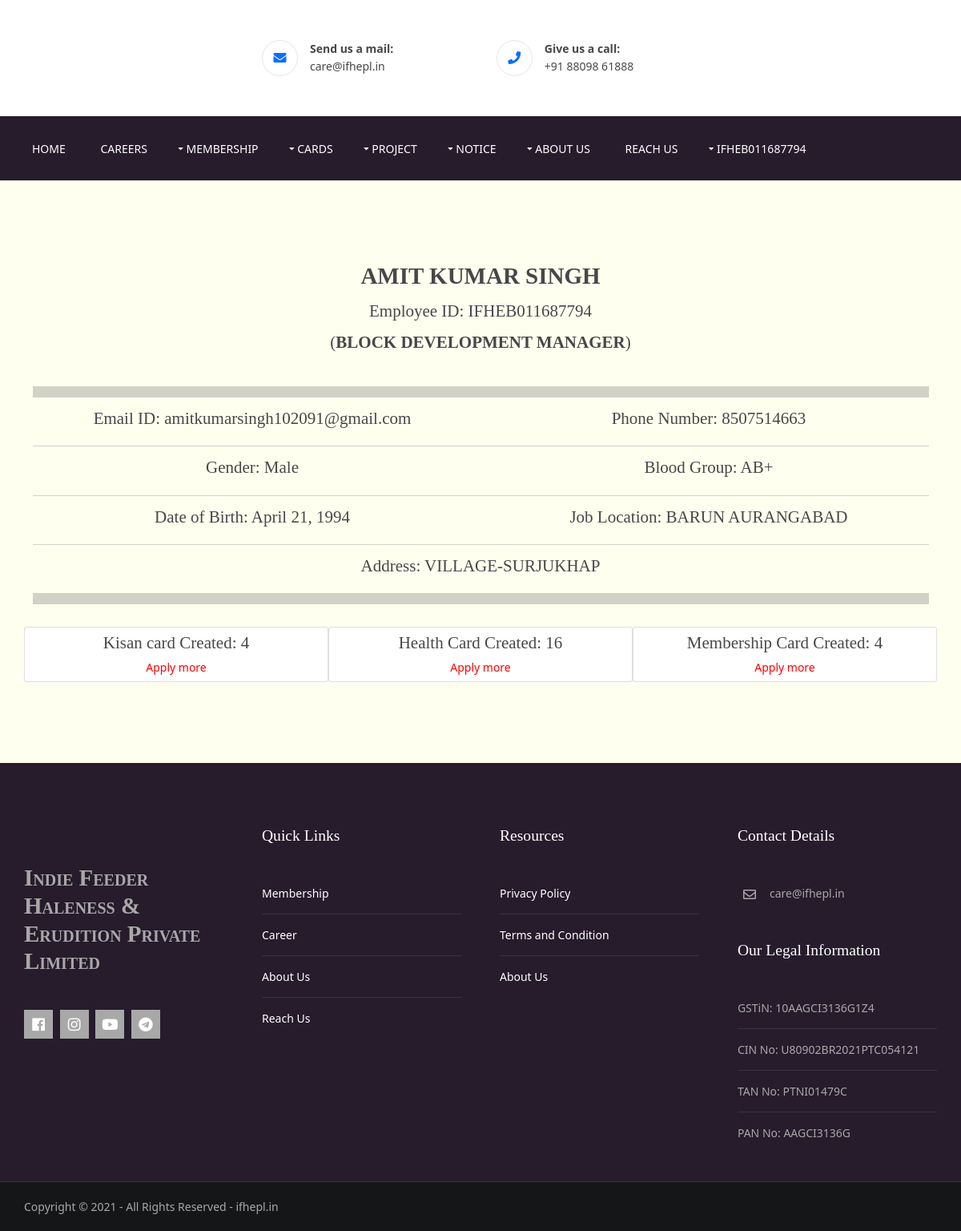
The app's page /profile (signed in) with its own data.
### EmployeeProfile/models.py (models this page shows)
class EmployeeProfile(models.Model):
    emmloyeeid = models.CharField(max_length=14, default="",unique=True,)
    email = models.CharField(max_length=100, unique=True,)
    user = models.OneToOneField(User, on_delete=models.CASCADE, related_name='profile')
    name = models.CharField(max_length=50, unique=False)
    phone_number = models.CharField(max_length=10, unique=True, null=False, blank=False)
    GENDER_CHOICES = (
        ('Male', 'Male'),
        ('Female', 'Female'),
    )
    gender = models.CharField(max_length=6, choices=GENDER_CHOICES)
    JOB_CHOICES = (
        ('DISTRICT DEVELOPMENT MANAGER', 'DISTRICT DEVELOPMENT MANAGER'),
        ('BLOCK DEVELOPMENT MANAGER', 'BLOCK DEVELOPMENT MANAGER'),
        ('FIELD EXECUTIVE', 'FIELD EXECUTIVE'),
        ('AGRICULTURAL ADVISOR', 'AGRICULTURAL ADVISOR'),
        ('COMPUTER TRAINER', 'COMPUTER TRAINER'),
        ('BEAUTICIAN', 'BEAUTICIAN'),
        ('TAILORING', 'TAILORING'),
        ('Office Boy/Peon', 'Office Boy/Peon'),
        ('Banking Trainer', 'Banking Trainer'),
        ('Regional Manager', 'Regional Manager'),
        ('Accountant/Cashier', 'Accountant/Cashier'),
        ('Receptionist', 'Receptionist'),
    )
    designation = models.CharField(max_length=32, choices=JOB_CHOICES)
    job_location = models.CharField(max_length=100, default="")
    bloodgroup = models.CharField(max_length=10, default="")
    dob = models.DateField()
    Address = models.CharField(max_length=500, default="")
    image = models.ImageField(upload_to="Employee", blank=True, null=True)
    total_health_card_created = models.IntegerField(default=0)
    total_kisan_card_created = models.IntegerField(default=0)
    total_membership_card_created = models.IntegerField(default=0)
    current_month_health_card_created = models.IntegerField(default=0)
    current_month_kisan_card_created = models.IntegerField(default=0)
    current_month_membership_card_created = models.IntegerField(default=0)
    previous_month_health_card_created = models.IntegerField(default=0)
    previous_month_kisan_card_created = models.IntegerField(default=0)
    previous_month_membership_card_created = models.IntegerField(default=0)
    class Meta:
        db_table = "profile"
        verbose_name_plural = "Employee Profiles"

### ifheplapp/views.py (the view)
# urls.py: path('profile', views.profile, name="profile"),
@login_required(login_url='/login')
def profile(request):
    profile = EmployeeProfile.objects.filter(user = request.user)
    for i in profile:
        kisan_count = len(KisanCard.objects.filter(employeeID = i.emmloyeeid))
        kisan_count = kisan_count if kisan_count else 0
        membership_count = len(Membership.objects.filter(employeeID = i.emmloyeeid))
        membership_count = membership_count if membership_count else 0
        health_count = len(HealthCard.objects.filter(employeeID = i.emmloyeeid))
        health_count = health_count if health_count else 0
    return render(request, "profile.html", {"profile":profile, "kisan_count": kisan_count, "membership_count": membership_count, "health_count": health_count})

### ifheplapp/templates/profile.html (shortened to what this page needs)
{% extends 'extends/base.html' %}
{% block body %}
<div class="row1" style="background-color: rgb(255, 255, 240);">
  <div class="container">
    <div class="my-2">
      {% for prof in profile %}
      <div class="prof-name">
        <h4 class="logoname my-3">{{prof.name}}</h4>
      </div>
      <div class="">
        <h4 class="text-center">Employee ID: {{prof.emmloyeeid}}</h4>
        <h4 class="mt-3 text-center">(<strong>{{prof.designation}}</strong>)</h4> <br>
      </div>
      <hr class="py-2">
      <div class="row">
        <div class="col-md-6 text-center">
          <h4>Email ID: {{prof.email}}</h4>
        </div>
        <div class="col-md-6 text-center">
          <h4>Phone Number: {{prof.phone_number}}</h4>
        </div>
      </div>
      <hr>
      <div class="row">
        <div class="col-md-6 text-center">
          <h4>Gender: {{prof.gender}}</h4>
        </div>
        <div class="col-md-6 text-center">
          <h4>Blood Group: {{prof.bloodgroup}}</h4>
        </div>
      </div>
      <hr>
      <div class="row">
        <div class="col-md-6 text-center">
          <h4>Date of Birth: {{prof.dob}}</h4>
        </div>
        <div class="col-md-6 text-center">
          <h4>Job Location: {{prof.job_location}}</h4>
        </div>
      </div>
      <hr>
      <div class="row">
        <div class="col-md text-center">
          <h4>Address: {{prof.Address}}</h4>
        </div>
      </div>
      <hr class="py-2">
      <div class="row py-3">
        <div class="col-md-4 text-center card py-2">
          <h4>Kisan card Created: {{kisan_count}}</h4>
          <a style="color: red;" href="/card/Kisan-Card/apply">Apply more</a>
        </div>
        <div class="col-md-4 text-center card py-2">
          <h4>Health Card Created: {{health_count}}</h4>
          <a style="color: red;" href="/card/Health-Card/apply">Apply more</a>
        </div>
        <div class="col-md-4 text-center card py-2">
          <h4>Membership Card Created: {{membership_count}}</h4>
          <a style="color: red;" href="/membership">Apply more</a>
        </div>
      </div>
      {% endfor %}
    </div>
  </div>
</div>
{% endblock body %}

### ifheplapp/templates/extends/base.html (shortened to what this page needs)
<!DOCTYPE html>
<html lang="">
<head>
  <link href="/static/styles/layout.css" rel="stylesheet" type="text/css" media="all">
  <link href="/static/styles/owl.carousel.min.css" rel="stylesheet" type="text/css" media="all">
  <link href="https://cdn.jsdelivr.net/npm/bootstrap@5.1.3/dist/css/bootstrap.min.css" rel="stylesheet"
>
</head>
<body id="top" onload="myFunction()">
  <div class="wrapper row0">
    <header id="header" class="hoc clear">
      <div id="logo" class="one_quarter first">
        <h1 class="logoname clear"><a href="/"><img src="/static/images/logo/logo.png" alt=""></a></h1>
      </div>
      <div class="three_quarter">
        <ul class="nospace clear">
          <li class="one_third first">
            <div class="block clear"><a href="mailto:care@ifhepl.in"><i class="fas fa-envelope"></i></a>
              <span><strong>Send us a
                  mail:</strong>care@ifhepl.in</span>
            </div>
          </li>
          <li class="one_third">
            <div class="block clear"><a href="tel:+918809861888"><i class="fas fa-phone"></i></a> <span><strong>Give us
                  a call:</strong>
                +91 88098 61888</span></div>
          </li>
        </ul>
      </div>
    </header>
  </div>
  <div class="wrapper row1" style="background-color: #261C2C">
    <div class="hoc clear">
      <nav id="mainav">
        <ul class="clear">
          <li class=""><a href="/">Home</a></li>
          <li><a href="/career">Careers</a>
          </li>
          <li><a class="drop">Membership</a>
          </li>
          <li><a href="javascript:void(0)" class="drop">Cards</a>
          </li>
          <li><a class="drop">Project</a>
          </li>
          <li><a class="drop">Notice</a>
          </li>
          <li><a class="drop" href="/about-us">About Us</a>
          </li>
          <li><a href="/reach-us">Reach Us</a></li>
          {% if user.is_authenticated %}
          <li><a class="drop">{{user.username}}</a>
          </li>
          {% else %}
          <li><a href="/login">Login</a></li>
          {% endif %}
        </ul>
      </nav>
    </div>
  </div>
    {% block body %}{% endblock body %}
    <div class="wrapper row4" style="background-color: #261C2C;">
      <footer id="footer" class="hoc clear">
        <div class="one_quarter first">
          <h1 class="logoname clear"><a href="/"><img src="/static/images/logo/logo-w.png" alt=""></a></h1>
          <h5 class="logoname clear">Indie Feeder Haleness & Erudition Private Limited</h5>
            <ul class="faico clear">
              <li><a target="_blank" class="faicon-facebook" href="https://www.facebook.com/ifhepl"><i
                    class="fab fa-facebook"></i></a></li>
              <li><a target="_blank" class="faicon-instagram" href="https://www.instagram.com/ifhepl/"><i
                    class="fab fa-instagram"></i></a></li>
              <li><a target="_blank" class="faicon-youtube"
                  href="https://www.youtube.com/channel/UCFbNdasGGboTLJIDPAD5-4A/featured"><i
                    class="fab fa-youtube"></i></a></li>
              <li><a target="_blank" class="faicon-linkedin" href="https://t.me/Ifhepl"><i
                    class="fab fa-telegram"></i></a></li>
            </ul>
        </div>
        <div class="one_quarter">
          <h6 class="heading">Quick Links</h6>
          <ul class="nospace linklist">
            <li><a href="/membership">Membership</a></li>
            <li><a href="/career">Career</a></li>
            <li><a href="about-us">About Us</a></li>
            <li><a href="/reach-us">Reach Us</a></li>
          </ul>
        </div>
        <div class="one_quarter">
          <h6 class="heading">Resources</h6>
          <ul class="nospace linklist">
            <li><a href="/privacy-policy">Privacy Policy</a></li>
            <li><a href="/terms-and-condition">Terms and Condition</a></li>
            <li><a href="about-us">About Us</a></li>
          </ul>
        </div>
        <div class="one_quarter">
          <h6 class="heading">Contact Details</h6>
          <ul class="nospace linklist contact">
            <li><i class="far fa-envelope"></i> care@ifhepl.in</li>
          </ul>
          <h6 class="heading " style="padding-top: 40px;">Our Legal Information</h6>
          <ul class="nospace linklist">
            <li>GSTiN: 10AAGCI3136G1Z4</li>
            <li>CIN No: U80902BR2021PTC054121</li>
            <li>TAN No: PTNI01479C</li>
            <li>PAN No: AAGCI3136G</li>
          </ul>
        </div>
      </footer>
    </div>
    <div class="wrapper row5">
      <div id="copyright" class="hoc clear">
        <p class="fl_left">Copyright &copy; 2021 - All Rights Reserved - <a href="https://ifhepl.in">ifhepl.in</a></p>
      </div>
    </div>
</body>
</html>

### ifheplapp/static/styles/layout.css (style rules this page uses)
.row1 { border-top:1px solid; }
.row4 { border-bottom:1px solid; }
#header { padding:50px 0; }
#header #logo * { margin:0; padding:0; line-height:1; }
#header #logo h1 { margin-top:-10px; }
#header ul li div { position:relative; min-height:45px; padding:0 0 0 60px; line-height:1; }
#header ul li div i { position:absolute; top:0; left:0; width:45px; height:45px; line-height:43px; font-size:16px; text-align:center; border:1px solid; border-radius:50%; }
#header ul li div span { display:block; padding:4px 0 0 0; }
#header ul li div strong { display:block; margin:0 0 8px 0; }
#header div:last-child { margin-bottom:0; }
.container { padding:80px 0; }
#footer { padding-top: 80px; padding-bottom: 50px !important; }
#footer a { text-decoration: none; color: white; }
#footer .heading { margin-bottom:50px; }
#footer .logoname { margin:-12px 0 35px; }
#footer .linklist li { display:block; margin-bottom:15px; padding:0 0 15px 0; border-bottom:1px solid; }
#footer .linklist li:last-child { margin:0; padding:0; border:none; }
#footer .linklist li::before, #footer .linklist li::after { display:table; content:""; }
#footer .linklist li, #footer .linklist li::after { clear:both; }
#footer .contact.linklist li { margin-bottom:10px; }
#footer .contact.linklist li, #footer .contact.linklist li:last-child { position:relative; padding-left:40px; }
#footer .contact li * { margin:0; padding:0; line-height:1.6; }
#footer .contact li i { display:block; position:absolute; top:0; left:0; width:30px; font-size:16px; text-align:center; }
#copyright { padding:20px 0; }
#copyright * { margin:0; padding:0; }
*, *::before, *::after { transition:all .3s ease-in-out; }
nav ul, nav ol { margin:0; padding:0; list-style:none; }
#mainav, #breadcrumb, .sidebar nav { line-height:normal; }
#mainav .drop::after, #mainav li li .drop::after, #breadcrumb li a::after, .sidebar nav a::after { position:absolute; font-family:"Font Awesome\ 5 Free"; font-weight:900; font-size:10px; line-height:10px; }
#mainav { position:relative; margin-top:-1px; z-index:999; }
#mainav ul { text-transform:uppercase; }
#mainav li { display:inline-block; position:relative; margin:0 20px 0 0; padding:0; }
#mainav li:last-child { margin-right:0; }
#mainav li a { display:block; padding:30px 10px; color: white !important; border:solid; border-width:1px 0 0 0; }
#mainav .drop { padding-left:15px; }
#mainav .drop::after, #mainav li li .drop::after { content:"\f0d7"; }
#mainav .drop::after { top:35px; left:5px; }
.faico { margin:0; padding:0; list-style:none; }
.faico li { display:inline-block; margin:8px 5px 0 0; padding:0; line-height:normal; }
.faico li:last-child { margin-right:0; }
.faico a { display:inline-block; width:36px; height:36px; line-height:36px; font-size:18px; text-align:center; }
.faico a { color:#474747; background-color:#A8A8A8; }
body { color:#A8A8A8; background-color:#151618; }
a { color:#f29494; }
hr, .borderedbox { border-color:#D7D7D7; }
.logoname { color:inherit; }
.row0 { color:#474747; background-color:#FFFFFF; }
.row1 { color:#474747; background-color:#FFFFFF; border-color:rgba(0,0,0,.1); }
.row4 { color:#A8A8A8; background-color:#1C1D1F; border-color:rgba(255,255,255,.1); }
.row5, .row5 a { color:#A8A8A8; background-color:#151618; }
#header ul li div i { border-color:rgba(0,0,0,.1); }
#footer .heading, #footer .logoname a { color:#FFFFFF; }
#footer hr, #footer .borderedbox, #footer .linklist li { border-color:rgba(255,255,255,.1); }
#mainav li a { color:#012443; border-color:transparent; text-decoration: none; }
@media screen and (min-width:1140px) { .hoc { max-width:1140px; } }

### ifheplapp/templates/extends/base.html (style rules this page uses)
a { text-decoration: none !important; }

### ifheplapp/templates/profile.html (style rules this page uses)
.prof-image, .prof-name { display: flex; justify-content: center; }

### records on screen
EmployeeProfile: name "AMIT KUMAR SINGH", emmloyeeid "IFHEB011687794", designation "BLOCK DEVELOPMENT MANAGER", email "amitkumarsingh102091@gmail.com", phone_number "8507514663", gender "Male", bloodgroup "AB+", dob "April 21, 1994", job_location "BARUN AURANGABAD", Address "VILLAGE-SURJUKHAP", kisan_count "4", total_health_card_created "16", membership_count "4"

### other values on screen
{{ user.username }} "IFHEB011687794"
